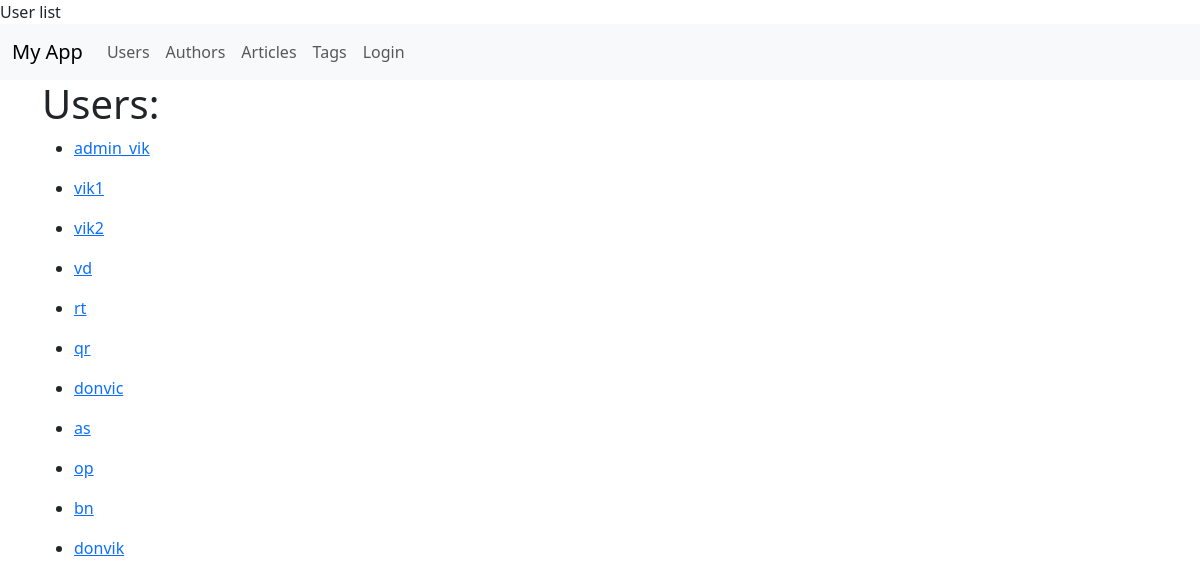
/users/, run on the app's committed database.
### blog/models.py (models this page shows, shortened)
class User(db.Model, UserMixin):
    __tablename__ = 'users'
    id = db.Column(db.Integer, primary_key=True)
    username = db.Column(db.String(255), unique=True, nullable=False)
    first_name = db.Column(db.String(255))
    last_name = db.Column(db.String(255))
    email = db.Column(db.String(255), unique=True, nullable=False)
    password = db.Column(db.String(255))
    is_admin = db.Column(db.Boolean, default=False)
    author = relationship('Author', uselist=False, back_populates='user')

### blog/user/views.py (the view)
@user.route('/')
def user_list():
    from blog.models import User
    users = User.query.all()
    return render_template(
        'users/list.html',
        users=users,
    )

### blog/templates/users/list.html (shortened to what this page needs)
{% extends 'base.html' %}
{% block body %}
    <div class="row">
        <div class="col">
            <h1>Users:</h1>
            {% for user in users %}
                <ul>
                    <li><a href="{{ url_for('user.profile', pk=user.id) }}">{{ user.username }}</a></li>
                </ul>
            {% endfor %}
        </div>
    </div>
{% endblock %}

### data on the page
User: username "admin_vik"
User: username "vik1"
User: username "vik2"
User: username "vd"
User: username "rt"
User: username "qr"
User: username "donvic"
User: username "as"
User: username "op"
User: username "bn"
User: username "donvik"
